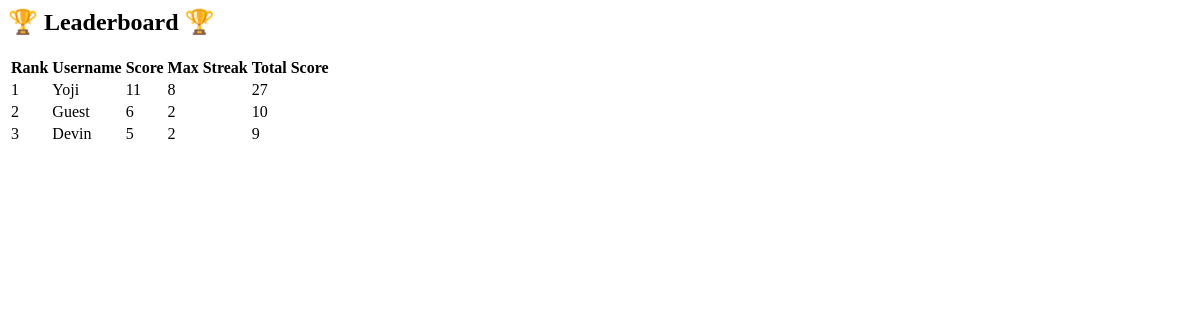
Page /leaderboard/ on the earlier database version.
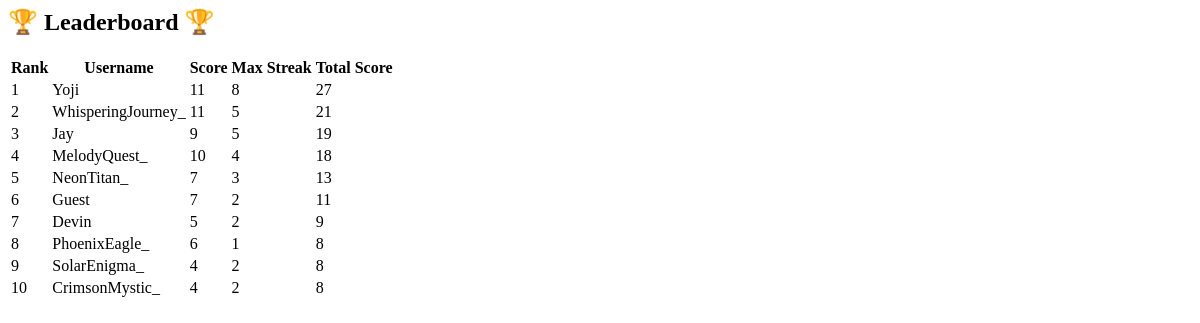
Same page on the later database version.
### game/models.py (models this page shows, shortened)
class Leaderboard(models.Model):
    username = models.CharField(max_length=50)
    score = models.IntegerField(default=0)
    max_streak = models.IntegerField(default=0)
    total_score = models.IntegerField(default=0)

### game/views.py (the view)
# urls.py: path('leaderboard/', views.leaderboard_view, name='leaderboard'),
def leaderboard_view(request):
    top_players = Leaderboard.objects.order_by('-total_score', '-score', '-max_streak')
    return render(request, 'game/leaderboard.html', {"players": top_players})

### game/templates/game/leaderboard.html
<h2>🏆 Leaderboard 🏆</h2>
<table>
    <tr>
        <th>Rank</th>
        <th>Username</th>
        <th>Score</th>
        <th>Max Streak</th>
        <th>Total Score</th>
    </tr>
    {% for player in players %}
        <tr>
            <td>{{ forloop.counter }}</td>
            <td>{{ player.username }}</td>
            <td>{{ player.score }}</td>
            <td>{{ player.max_streak }}</td>
            <td>{{ player.total_score }}</td>
        </tr>
    {% endfor %}
</table>

Differences in the rows shown:
added Leaderboard: username "WhisperingJourney_", score "11", max_streak "5", total_score "21"
added Leaderboard: username "Jay", score "9", max_streak "5", total_score "19"
added Leaderboard: username "MelodyQuest_", score "10", max_streak "4", total_score "18"
added Leaderboard: username "NeonTitan_", score "7", max_streak "3", total_score "13"
changed Leaderboard "Guest": score "6" → "7"; total_score "10" → "11"
added Leaderboard: username "PhoenixEagle_", score "6", max_streak "1", total_score "8"
added Leaderboard: username "SolarEnigma_", score "4", max_streak "2", total_score "8"
added Leaderboard: username "CrimsonMystic_", score "4", max_streak "2", total_score "8"
